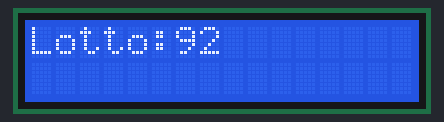
This sketch was run on a simulated Arduino Uno, built with avr-gcc and run on an emulated ATmega328P. Parts: 16×2 character LCD. Random numbers use the default seed unless the sketch sets one; what the sketch prints to the serial monitor is not drawn.

Above: at 0.19 s.
At 4.13 s:
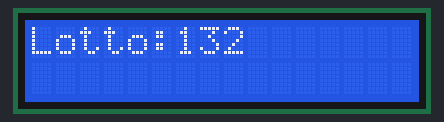
At 8.07 s:
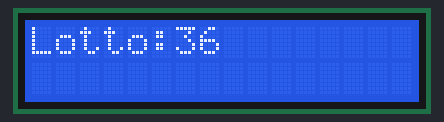
At 16.25 s:
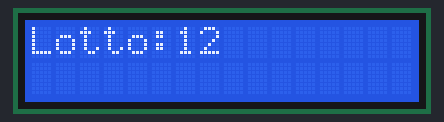
At 27.95 s:
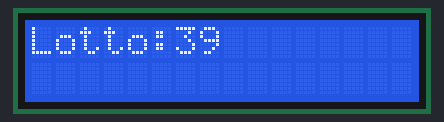
At 39.76 s:
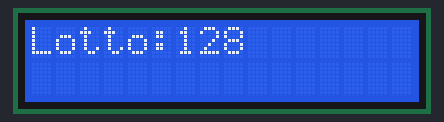

The sketch:

LCD_2.ino
```cpp
/*
 * 接線
 * LCD i2c 接線
 * GND -GND
 * VCC - 5V
 * SDA - A4
 * SCL - A5
 */

 #include<Wire.h>
 #include<LCD.h>
 #include<LiquidCrystal_I2C.h>

 #define I2C_ADDR 0x27 //0x27 或0x3F 定義 i2c的 Address位置(PCF8574T)
 /*   En, Rw, Rs, d4, d5,  d6, d7,Backlight_pin
  *腳位 2, 1,  0,   4,  5,  6,  7, 3
  *   LiquidCrystal_I2C( uint8_t lcd_Addr, uint8_t En, uint8_t Rw, uint8_t Rs);
   // Constructor with backlight control
      LiquidCrystal_I2C(uint8_t lcd_Addr, uint8_t En, uint8_t Rw, uint8_t Rs,
                     uint8_t backlighPin, t_backlighPol pol);
      LiquidCrystal_I2C(uint8_t lcd_Addr, uint8_t En, uint8_t Rw, uint8_t Rs,
                     uint8_t d4, uint8_t d5, uint8_t d6, uint8_t d7 );
   // Constructor with backlight control
      LiquidCrystal_I2C(uint8_t lcd_Addr, uint8_t En, uint8_t Rw, uint8_t Rs,
                     uint8_t d4, uint8_t d5, uint8_t d6, uint8_t d7,
                     uint8_t backlighPin, t_backlighPol pol);//控制背光
  */
LiquidCrystal_I2C lcd(I2C_ADDR,2,1,0,4,5,6,7,3,POSITIVE);
void setup() {
  delay(10);
  Serial.begin(9600);
  lcd.begin(16,2);
  lcd.setBacklight(HIGH); //HIGH/LOW 控制LCD的背光
  //清空LCD
  lcd.clear();
  //設定cursor
  lcd.setCursor(0,0); //(欄0-15,列0-1)
  //印字
  lcd.print("Lotto:");

}

void loop() {
 int n=random(1,200);
 Serial.println(n);
 lcd.setCursor(6,0);
 lcd.print("   ");//清空
 lcd.setCursor(6,0);
 lcd.print(n);
 delay(200);
}
```

Measured:
- what the display in image 3 shows lasts 0.5 s, from 16.0 s to 16.5 s
